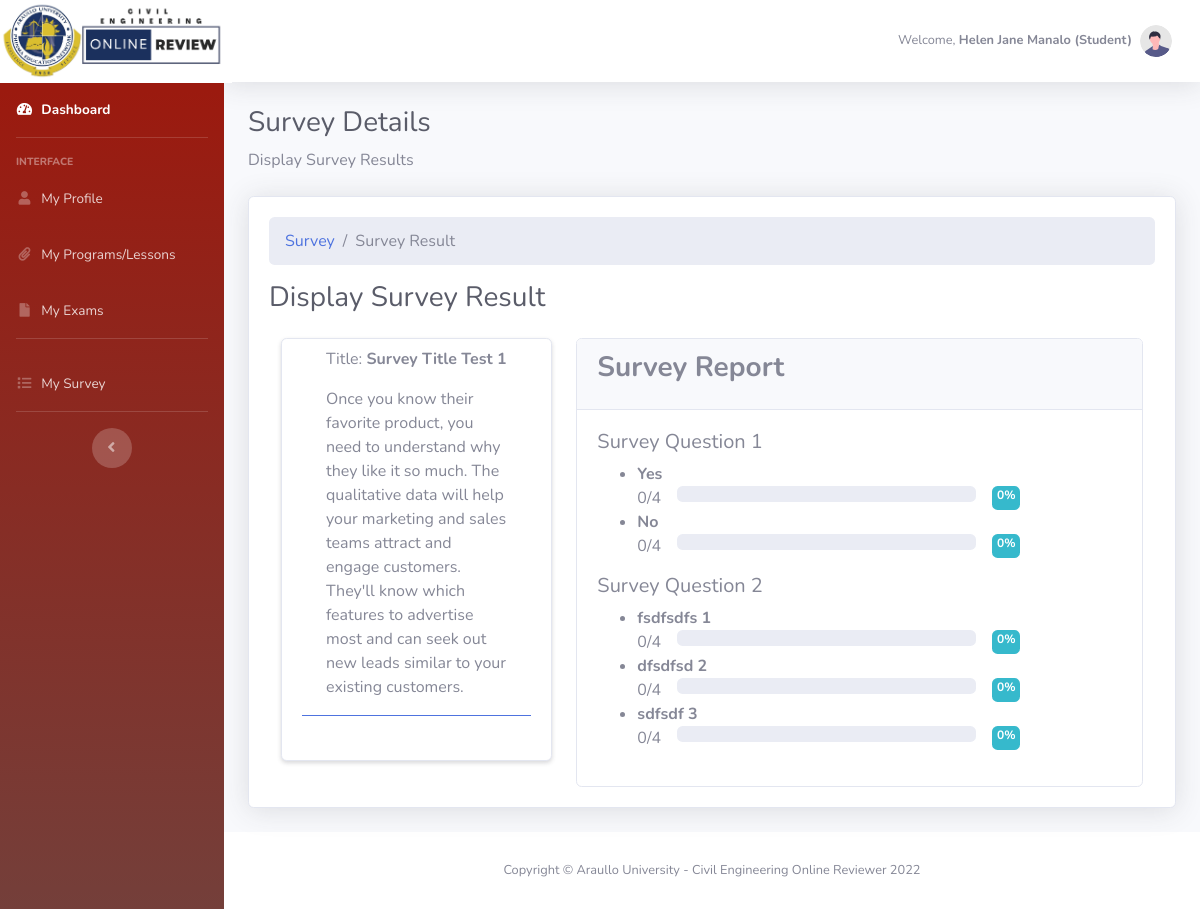
/dashboard/admin_survey_result.php?id=22 (signed in), run on an earlier commit of the app's database.
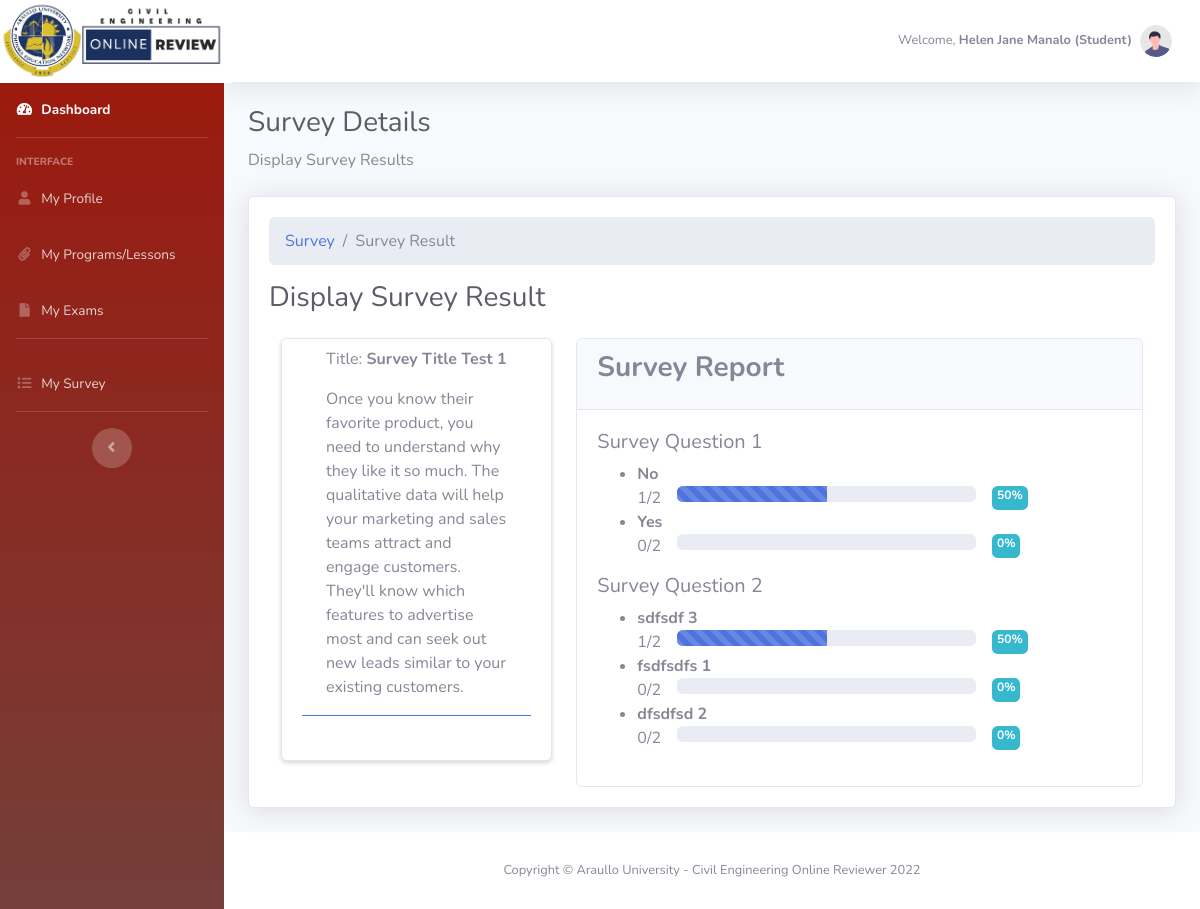
And on a later commit of the database.
### tables this page shows
CREATE TABLE `user_account` (
  `id` int(11) NOT NULL,
  `member_id` varchar(50) NOT NULL,
  `email_address` varchar(50) NOT NULL,
  `firstname` varchar(50) NOT NULL,
  `last_name` varchar(50) NOT NULL,
  `phone_number` int(11) NOT NULL,
  `age` int(11) NOT NULL,
  `birthday` varchar(50) NOT NULL,
  `religion` varchar(50) NOT NULL,
  `blood_type` varchar(50) NOT NULL,
  `upload_image` varchar(255) NOT NULL,
  `gender` varchar(50) NOT NULL,
  `user_type` varchar(25) NOT NULL,
  `password` varchar(255) NOT NULL,
  `date_created` varchar(100) NOT NULL,
  `date_updated` varchar(100) NOT NULL
);

CREATE TABLE `survey` (
  `survey_id` int(11) NOT NULL,
  `member_id` varchar(50) NOT NULL,
  `survey_title` varchar(255) NOT NULL,
  `survey_description` text NOT NULL,
  `date_created` date NOT NULL,
  `date_modified` date NOT NULL
);

CREATE TABLE `survey_questions` (
  `survey_questions_id` int(11) NOT NULL,
  `survey_id` int(11) NOT NULL,
  `question_no` int(11) NOT NULL,
  `survey_questions` varchar(255) NOT NULL,
  `date_created` date NOT NULL
);

CREATE TABLE `survey_details` (
  `survey_details_id` int(11) NOT NULL,
  `survey_questions_id` int(11) NOT NULL,
  `options` varchar(255) NOT NULL
);

CREATE TABLE `student_survey_answer` (
  `student_survey_answer_id` int(11) NOT NULL,
  `student_survey_id` int(11) NOT NULL,
  `survey_questions_id` int(11) NOT NULL,
  `survey_details_id` int(11) NOT NULL,
  `answers` varchar(155) NOT NULL
);

### dashboard/model/Admin.php (called while the page is built, shortened)
<?php
	class Admin {
		public $db;
		public function __construct(){
			$this->db = new mysqli(DB_HOST, DB_USER, DB_PASSWORD, DB_DATABASE);
		}
    	public function get_fullname($email_address){
    		$sql3="SELECT CONCAT_WS(' ', firstname, last_name) as fullname FROM user_account WHERE email_address = '$email_address'";
	        $result = mysqli_query($this->db,$sql3);
	        $user_data = mysqli_fetch_array($result);
	        return $user_data['fullname'];
    	}
    	public function get_usertype($email_address){
    		$sql3="SELECT user_type FROM user_account WHERE email_address = '$email_address'";
	        $result = mysqli_query($this->db,$sql3);
	        $user_data = mysqli_fetch_array($result);
	        return $user_data['user_type'];
    	}
        public function get_my_survey($survey_id) {
    		$sql3="SELECT * FROM survey a
                    WHERE a.survey_id = $survey_id";
	        $result = mysqli_query($this->db,$sql3);
	        return $user_data = mysqli_fetch_assoc($result);
        }
        public function get_survey_questions_by_survey_id($survey_id){
    		$sql3="SELECT * FROM survey_questions a
                    WHERE a.survey_id = '$survey_id'
                    ORDER BY abs($survey_id) asc";
	        $result = mysqli_query($this->db,$sql3);
	        return $result_data= mysqli_fetch_all($result,MYSQLI_ASSOC);
        }
        public function getSurveyOptions($id,$survey_id){
            $query = "SELECT * FROM survey_questions a
                    LEFT JOIN survey_details b ON a.survey_questions_id = b.survey_questions_id
                    LEFT JOIN student_survey_answer c ON b.survey_details_id = c.survey_details_id
                WHERE a.question_no='$id' AND a.survey_id = '$survey_id'";
            $getData =  mysqli_query($this->db,$query);
            return $getData;
        }
        public function getSurveyAnswerCount($survey_id){
            $sql3="SELECT * FROM student_survey_answer a
                    LEFT JOIN student_survey b ON a.student_survey_id = b.student_survey_id
                    WHERE b.survey_id = '$survey_id'";
            $check =  $this->db->query($sql3);
            return $count_row = $check->num_rows;
        }
	}
?>

### dashboard/admin_survey_result.php (the view, shortened to what this page needs)
<?php
    include_once('db_header.php');
?>
    <h1 class="h3 mb-2 text-gray-800">Survey Details</h1>
    <p class="mb-4">Display Survey Results</p>
    <div class="card shadow mb-4">
        <div class="card-body">
        <nav aria-label="breadcrumb">
            <ol class="breadcrumb">
                <li class="breadcrumb-item"><a href="admin_survey.php">Survey</a></li>
                <li class="breadcrumb-item active" aria-current="page">Survey Result</li>
            </ol>
        </nav>
        <h1 class="h3 mb-4 text-gray-800">Display Survey Result</h1>
        <div class="col-lg-12">
            <div class="row">
                <div class="col-md-4">
                    <div class="card shadow-sm">
                        <div class="card-body pt-0" id="field_wrapper_">
                            <?php
                                $get_survey =  $admin->get_my_survey($_GET['id']);
                            ?>
                            <div class="card-body p-0 py-2">
                                <div class="container-fluid">
                                    <p>Title: <b><?php echo $get_survey['survey_title'] ?></b></p>
                                    <p class="mb-0"><?php echo $get_survey['survey_description']; ?>
                                </div>
                                <hr class="border-primary">
                            </div>
                        </div>
                    </div>
                </div>
                <div class="col-md-8">
                    <div class="card card-outline card-success">
                        <div class="card-header">
                            <h3 class="card-title"><b>Survey Report</b></h3>
                        </div>
                        <div class="card-body ui-sortable">
                            <?php
                                $get_survey_questions = $admin->get_survey_questions_by_survey_id($_GET['id']);
                                foreach($get_survey_questions as $survey_question) {
                            ?>
                                <div class="callout callout-info">
                                    <h5><?php echo $survey_question['survey_questions'] ?></h5>
                                    <?php
                                        $get_options = $admin->getSurveyOptions($survey_question['question_no'],$_GET['id']);
                                        $taken = $admin->getSurveyAnswerCount($_GET['id']);
                                    ?>
                                    <ul>
                                        <?php
                                            if ($get_options) {
                                                while ($result = $get_options->fetch_assoc()) {
                                                    if($taken > 0) {
                                                        $prog = ((isset($result['survey_questions_id']) ? count((array)$result['survey_questions_id']) : 0) / $taken) * 100;
                                                        $prog = round($prog,2);
                                        ?>
                                                        <li>
                                                            <div class="d-block w-100">
                                                                <b><?php echo $result['options'] ?></b>
                                                            </div>
                                                            <div class="d-flex w-100">
                                                                <span class=""><?php echo isset($result['survey_questions_id']) ? count((array)$result['survey_questions_id']) : 0 ?>/<?php echo $taken ?></span>
                                                                <div class="mx-1 col-sm-8">
                                                                    <div class="progress w-100" >
                                                                        <div class="progress-bar bg-primary progress-bar-striped" role="progressbar" aria-valuenow="40" aria-valuemin="0" aria-valuemax="100" style="width: <?php echo $prog ?>%">
                                                                        </div>
                                                                    </div>
                                                                </div>
                                                                <span class="badge badge-info"><?php echo $prog ?>%</span>
                                                            </div>
                                                        </li>
                                        <?php
                                                    }
                                                }
                                            }
                                        ?>
                                    </ul>
                                </div>
                            <?php
                                }
                            ?>
                        </div>
                    </div>
                </div>
            </div>
        </div>
        </div>
    </div>
<?php
    include_once('db_footer.php');
?>

### dashboard/db_header.php (shortened to what this page needs)
<?php
    require_once ('model/Admin.php');
    $admin = new Admin();
?>
<!DOCTYPE html>
<html lang="en">
<head>
    <link href="vendor/fontawesome-free/css/all.min.css" rel="stylesheet" type="text/css">
    <link href="css/sb-admin-2.min.css" rel="stylesheet">
    <link href="vendor/datatables/dataTables.bootstrap4.min.css" rel="stylesheet">
</head>
<body id="page-top">
    <div id="wrapper">
        <?php
            include_once("menu.php")
        ?>
    <div id="content-wrapper" class="d-flex flex-column">
        <div id="content">
            <nav class="navbar navbar-expand navbar-light bg-white topbar mb-4 static-top shadow">
                <ul class="navbar-nav ml-auto">
                    <li class="nav-item dropdown no-arrow">
                        <a class="nav-link dropdown-toggle" href="#" id="userDropdown" role="button"
                            data-toggle="dropdown" aria-haspopup="true" aria-expanded="false">
                            <?php
                                if (isset($_SESSION['email_address'])) :
                            ?>
                                <span class="mr-2 d-none d-lg-inline text-gray-600 small">Welcome, <strong><?php echo $admin->get_fullname($_SESSION['email_address']); ?> (<?php echo $admin->get_usertype($_SESSION['email_address']); ?>)</strong></span>
                                <img class="img-profile rounded-circle"
                                    src="img/undraw_profile.svg">
                            <?php
                                endif
                            ?>
                        </a>
                    </li>
                </ul>
            </nav>
            <div class="container-fluid">

### dashboard/menu.php (shortened to what this page needs)
<ul class="navbar-nav bg-gradient-primary sidebar sidebar-dark accordion" id="accordionSidebar">
    <a class="sidebar-brand d-flex align-items-center justify-content-center" href="index.html">
        <div class="sidebar-brand-text mx-3"><img src="../assets/img/logo.png" height="85px" /></div>
    </a>
    <li class="nav-item active">
        <a class="nav-link" href="index.php">
            <i class="fas fa-fw fa-tachometer-alt"></i>
            <span>Dashboard</span></a>
    </li>
    <hr class="sidebar-divider">
    <div class="sidebar-heading">
        Interface
    </div>
    <?php if ($admin->get_usertype($_SESSION['email_address']) == 'Student') { ?>
        <li class="nav-item">
            <a class="nav-link" href="student_profile.php">
                <i class="fas fa-fw fa-user"></i>
                <span>My Profile</span>
            </a>
        </li>
        <li class="nav-item">
            <a class="nav-link" href="student_programs.php">
                <i class="fas fa-fw fa-paperclip"></i>
                <span>My Programs/Lessons</span>
            </a>
        </li>
        <li class="nav-item">
            <a class="nav-link" href="student_exams.php">
                <i class="fas fa-fw fa-file"></i>
                <span>My Exams</span>
            </a>
        </li>
        <hr class="sidebar-divider">
        <li class="nav-item">
            <a class="nav-link" href="student_survey.php">
                <i class="fas fa-fw fa-list"></i>
                <span>My Survey</span>
            </a>
        </li>
    <?php } ?>
    <hr class="sidebar-divider">
    <div class="text-center d-none d-md-inline">
        <button class="rounded-circle border-0" id="sidebarToggle"></button>
    </div>
</ul>

### dashboard/db_footer.php (shortened to what this page needs)
    </div>
            </div>
    <footer class="sticky-footer bg-white">
                    <div class="container my-auto">
                        <div class="copyright text-center my-auto">
                            <span>Copyright &copy; Araullo University - Civil Engineering Online Reviewer 2022</span>
                        </div>
                    </div>
                </footer>
            </div>
        </div>
    </body>
</html>

What changed in the data, as far as the page shows it:
changed survey_questions "Survey Question 1": loses survey_details (options "No", shows "0", taken "4", prog "0")
added student_survey_answer: survey_details.options "No", survey_questions "1", taken "2", survey_questions "50", shown under survey_questions "Survey Question 1"
computed for survey_details "Yes": taken "4" → "2"
changed survey_questions "Survey Question 2": loses survey_details (options "sdfsdf 3", shows "0", taken "4", prog "0")
added student_survey_answer: survey_details.options "sdfsdf 3", survey_questions "1", taken "2", survey_questions "50", shown under survey_questions "Survey Question 2"
computed for survey_details "fsdfsdfs 1": taken "4" → "2"
computed for survey_details "dfsdfsd 2": taken "4" → "2"
